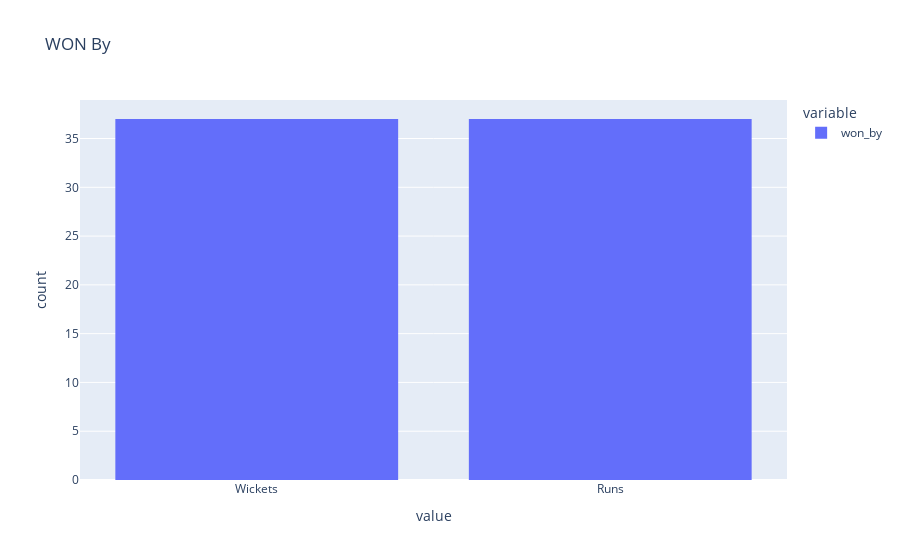

The notebook cell saved with this chart:
### Code cell
#How do team wins( Run vs wickets )
ipl["won_by"].value_counts()
plx.histogram(ipl["won_by"],title="WON By")

### Figure 1 — Plotly figure (JSON) as saved in the notebook; plotly's stock layout.template omitted (floating-point values rounded to 4 significant figures)
{"data": [{"bingroup": "x", "hovertemplate": "variable=won_by<br>value=%{x}<br>count=%{y}<extra></extra>", "legendgroup": "won_by", "marker": {"color": "#636efa", "pattern": {"shape": ""}}, "name": "won_by", "orientation": "v", "showlegend": true, "type": "histogram", "x": ["Wickets", "Wickets", "Wickets", "Wickets", "Runs", "Wickets", "Wickets", "Wickets", "Runs", "Runs", "Runs", "Runs", "Wickets", "Wickets", "Wickets", "Wickets", "Wickets", "Wickets", "Runs", "Runs", "Wickets", "Runs", "Runs", "Runs", "Wickets", "Runs", "Runs", "Wickets", "Wickets", "Runs", "Runs", "Wickets", "Wickets", "Runs", "Runs", "Wickets", "Runs", "Runs", "Runs", "Wickets", "Wickets", "Runs", "Wickets", "Wickets", "Runs", "Runs", "Wickets", "Wickets", "Runs", "Runs", "Runs", "Wickets", "Runs", "Runs", "Runs", "Runs", "Runs", "Wickets", "Wickets", "Runs", "Runs", "Wickets", "Runs", "Runs", "Runs", "Runs", "Wickets", "Wickets", "Wickets", "Wickets", "Wickets", "Runs", "Wickets", "Wickets"], "xaxis": "x", "yaxis": "y"}], "layout": {"barmode": "relative", "legend": {"title": {"text": "variable"}, "tracegroupgap": 0}, "title": {"text": "WON By"}, "xaxis": {"anchor": "y", "domain": [0, 1], "title": {"text": "value"}}, "yaxis": {"anchor": "x", "domain": [0, 1], "title": {"text": "count"}}}}
